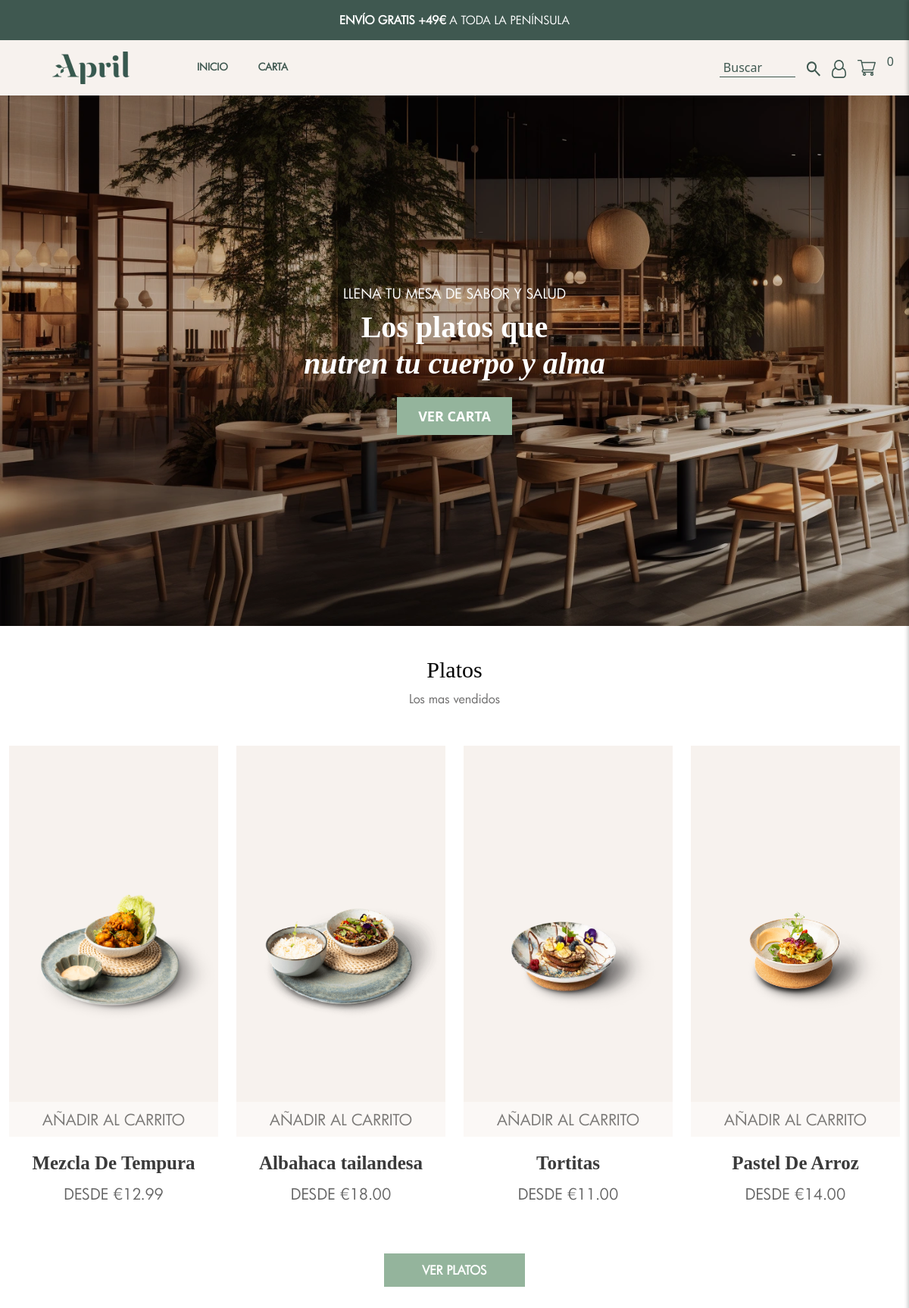
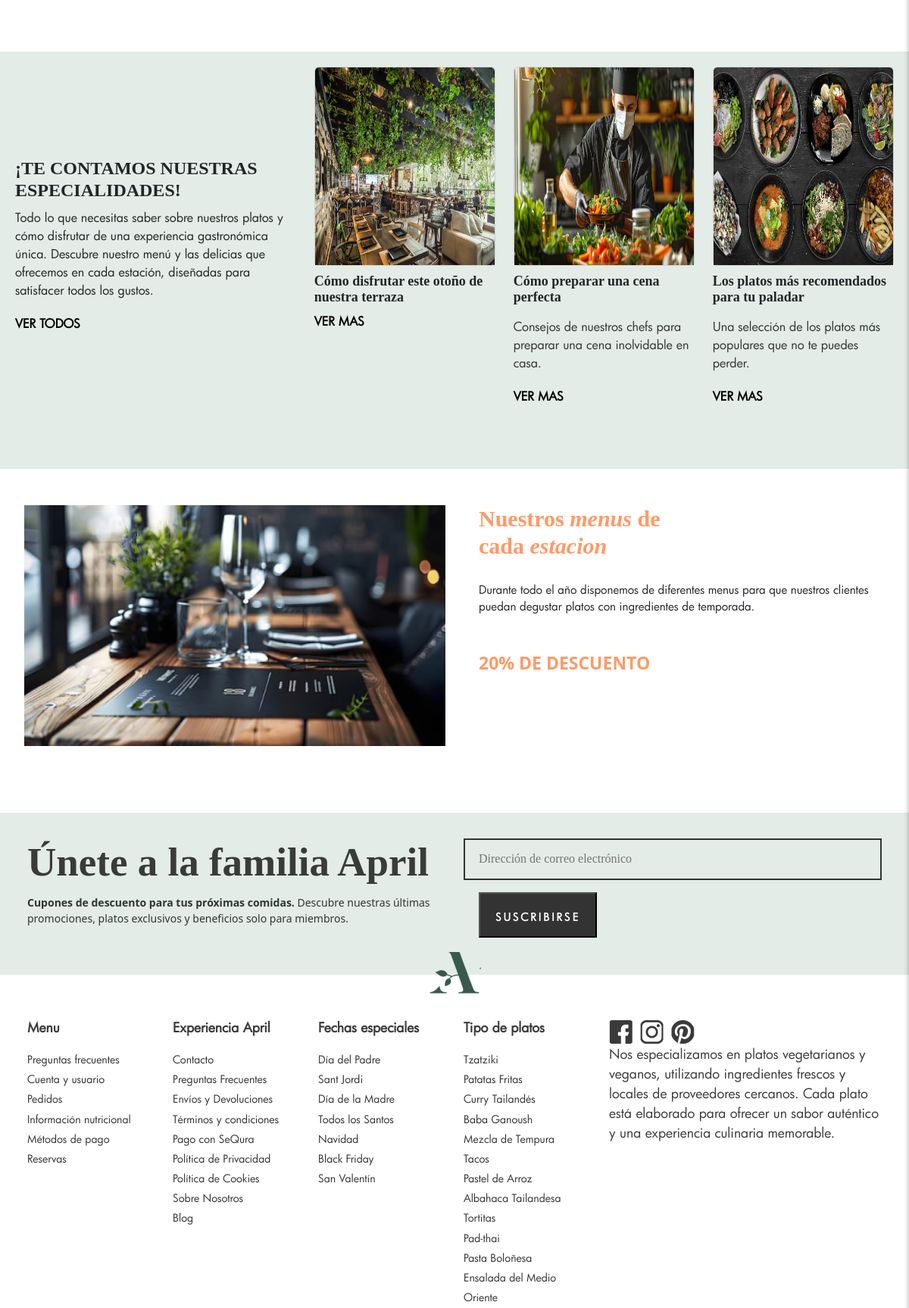
The page /?controller=home (upper part) on the database its author committed (2 pictures, top to bottom).
### tables this page shows
CREATE TABLE IF NOT EXISTS `Productos` (
  `ID_Producto` int NOT NULL AUTO_INCREMENT,
  `Nombre` varchar(100) NOT NULL,
  `Descripcion` text,
  `Precio` decimal(10,2) NOT NULL,
  `Imagen` varchar(255) DEFAULT NULL,
  `cantidad` int DEFAULT '1',
  PRIMARY KEY (`ID_Producto`)
);

### controller/homeController.php (called while the page is built, shortened)
<?php
include_once("model/PlatosDAO.php");
class homeController{
    public function index()
    {
        $productos = platosDAO::getAll();
        include_once 'view/header.php';
        include_once 'view/home.php';
        include_once 'view/footer.php';
    }
}

### model/platosDAO.php (called while the page is built, shortened)
<?php
class platosDAO {
    public static function getAll($id = "L"){
        $con = database::connect();
        $stmt = $con->prepare("SELECT * FROM Productos");
        $stmt->execute();
        $result = $stmt->get_result();
        $productos=[];
        while($producto = $result->fetch_object("Platos")){
            $productos[] = $producto;
        }
        return $productos;
    }
 }
?>

### model/productos.php (called while the page is built, shortened)
<?php
abstract class Productos{
    protected $Nombre;
    protected $Precio;
    protected $Imagen;
    public function getImagen()
    {
        return $this->Imagen;
    }
    public function getPrecio()
    {
        return $this->Precio;
    }
    public function getNombre()
    {
        return $this->Nombre;
    }
}
?>

### view/home.php (the view, shortened to what this page needs)
<!DOCTYPE html>
<html lang="en">
<head>
    <link href="https://cdn.jsdelivr.net/npm/bootstrap@5.3.3/dist/css/bootstrap.min.css" rel="stylesheet">
    <link rel="stylesheet" href="css/home.css">
</head>
<body>
    <main>
        <section class="banner">
            <div class="contenedor-banner">
                <h2>LLENA TU MESA DE SABOR Y SALUD</h2>
                <h1>Los platos que<br> <i>nutren tu cuerpo y alma</i></h1>
                <a href="?controller=producto&action=carta"><button><b>VER CARTA</b></button></a>
            </div>
        </section>
        <section class="seccion1-titulo">
            <h2>Platos</h2>
            <p>Los mas vendidos</p>
        </section>
        <section class="container-fluid">
            <div class="row">
                <?php
                $contador = 0;
                foreach ($productos as $producto) {
                    if ($contador >= 4) break;
                ?>
                    <div class="col-md-3">
                        <div class="plato-card text-center">
                            <img src="img/<?= $producto->getImagen(); ?>" class="plato-img" alt="<?= $producto->getNombre(); ?>">
                            <form action="?controller=home&action=addProducto" method="POST">
                                <button type="submit" class="btn-anadir">AÑADIR AL CARRITO</button>
                            </form>
                        </div>
                        <div class="texto-producto">
                            <h5><?= $producto->getNombre(); ?></h5>
                            <p>DESDE €<?=$producto->getPrecio(); ?></p>
                        </div>
                    </div>
                <?php
                    $contador++;
                }
                ?>
                <div class="text-center my-5">
                <a href="?controller=producto&action=carta"> <button class="btn-ver-platos"><b>VER PLATOS</b></button></a>
                </div>
            </div>
        </section>
        <section class="especialidades-seccion my-5">
            <div class="row">
                <div class="col-md-4 d-flex flex-column justify-content-center">
                    <h2>¡TE CONTAMOS NUESTRAS ESPECIALIDADES!</h2>
                    <p>Todo lo que necesitas saber sobre nuestros platos y cómo disfrutar de una experiencia gastronómica única. Descubre nuestro menú y las delicias que ofrecemos en cada estación, diseñadas para satisfacer todos los gustos.</p>
                    <a href="#" class="ver-todos">VER TODOS</a>
                </div>
                <div class="col-md-8">
                    <div class="row">
                        <div class="col-md-4 mb-4">
                            <div class="card">
                                <img src="img/Seccion2.1.webp" class="card-img-top correcionImagen" alt="Terraza">
                            </div>
                            <h5 class="especialidades-seccion-titulo">Cómo disfrutar este otoño de nuestra terraza</h5>
                            <a href="#" class="ver-mas">VER MAS</a>
                        </div>
                        <div class="col-md-4 mb-4">
                            <div class="card">
                                <img src="img/Seccion2.2.avif" class="card-img-top correcionImagen" alt="Cena Perfecta">
                            </div>
                            <h5 class="especialidades-seccion-titulo">Cómo preparar una cena perfecta</h5>
                            <p class="especialidades-seccion-texto">Consejos de nuestros chefs para preparar una cena inolvidable en casa.</p>
                            <a href="#" class="ver-mas">VER MAS</a>
                        </div>
                        <div class="col-md-4 mb-4">
                            <div class="card">
                                <img src="img/Seccion2.3.jpg" class="card-img-top correcionImagen" alt="Platos recomendados">
                            </div>
                            <h5 class="especialidades-seccion-titulo">Los platos más recomendados para tu paladar</h5>
                            <p class="especialidades-seccion-texto">Una selección de los platos más populares que no te puedes perder.</p>
                            <a href="#" class="ver-mas">VER MAS</a>
                        </div>
                    </div>
                </div>
            </div>
        </section>
        <section class="menu-seccion container-fluid my-5">
            <div class="row">
                <div class="col-md-6 d-flex flex-column justify-content-center">
                    <img class="menu-seccion-img" src="img/Seccion3.png">
                </div>
                <div class="col-md-6 d-flex flex-column">
                    <h2 class="menu-seccion-titulo">Nuestros <i>menus</i> de <br>cada <i>estacion</i></h2>
                    <p class="menu-seccion-subtitulo">Durante todo el año disponemos de diferentes menus para que nuestros clientes <br>puedan degustar platos con ingredientes de temporada.</p>
                    <p class="menu-seccion-descuento ">20% de descuento</p>
                </div>
        </section>
    </main>
</body>
</html>

### css/header.css (style rules this page uses)
body { margin: 0px; padding: 0px; box-sizing: border-box; overflow-x: hidden }

### css/home.css (style rules this page uses)
* { margin: 0; padding: 0; box-sizing: border-box; }
.banner { background-image: url("../img/Banner.webp"); color: white; text-align: center; background-size: cover; background-repeat: no-repeat; height: 700px; display: flex; justify-content: center; align-items: center; background-blend-mode: overlay; background-color: rgba(0, 0, 0, 0.2); }
.contenedor-banner { text-align: center; max-width: 80%; }
.contenedor-banner h2 { font-family: 'futura'; font-size: 18px; margin-bottom: 10px; }
.contenedor-banner h1 { font-family: 'AdobeCaslonPro'; font-size: 40px; line-height: 1.2; font-weight: bold; margin-bottom: 20px; }
.contenedor-banner button { background-color: #94B49C; color: white; font-size: 18px; padding: 10px 20px; border: none; cursor: pointer; width: 152px; height: 50px; }
.seccion1-titulo { text-align: center; margin-top: 40px; }
.seccion1-titulo h2 { font-size: 30px; color: #000000; font-family: 'AdobeCaslonPro'; }
.seccion1-titulo p { color: #333232; font-size: 18x; font-family: 'futura'; opacity: 70%; margin-bottom: 50px !important; }
.plato-card { background-color: #F7F2EE; padding: 150px 0px 150px; border-color: #F7F2EE; margin-bottom: 20px; position: relative; min-height: 400px; }
.plato-card form { position: absolute; bottom: 0px; width: 100%; }
.plato-img { width: 100%; height: auto; }
.btn-anadir { font-family: 'futura'; font-size: 20px; border: none; cursor: pointer; text-transform: uppercase; margin-top: 10px; padding: 8px 0; width: 100%; opacity: 50%; background-color: white; transition: background-color 600ms; }
.texto-producto { text-align: center; }
.texto-producto h5 { font-family: 'AdobeCaslonPro' !important; font-size: 25px ; font-weight: bold; color: #3a3a3a; margin: 0; }
.texto-producto p { font-family: 'futura' !important; font-size: 20px ; color: #000000; opacity: 60%; margin-top: 10px; }
.btn-ver-platos { background-color: #94B49C; color: white; font-family: 'futura'; font-size: 16px; padding: 10px 50px; border: none; cursor: pointer; text-transform: uppercase; }
.especialidades-seccion { background-color: #E3ECE6; padding: 20px 20px 60px 20px; }
.especialidades-seccion h2 { font-family: 'AdobeCaslonPro'; font-size: 24px; font-weight: bold; margin-bottom: 10px; }
.especialidades-seccion p { font-family: 'futura'; font-size: 16px; margin-bottom: 20px; }
.correcionImagen { width: 100%; height: auto; min-height: 260.33px; max-height: 230.33px; }
.ver-todos, .ver-mas { font-family: 'futura'; font-weight: bold; color: black; text-decoration: none; }
.especialidades-seccion-titulo { margin-top: 10px; font-family: 'AdobeCaslonPro'; font-size: 18px; font-weight: bold; }
.especialidades-seccion-texto { margin-top: 15px; font-family: 'futura'; font-size: 14px; color: #333333; }
.menu-seccion-titulo { font-family: 'AdobeCaslonPro'; font-size: 30px; color: #FF9966; font-weight: bold; margin-left: 20px; }
.menu-seccion-subtitulo { font-size: 15px; font-family: 'futura'; margin-top: 20px; margin-left: 20px; }
.menu-seccion-descuento { text-transform: uppercase; font-size: 23px; font-weight: bold; color: #FF9966; margin-top: 30px; margin-left: 20px }
.menu-seccion-img { margin-left: 20px; max-height: 380px; max-width: 680; height: 100%; margin-bottom: 20px; }

### rows shown on the page
productos: Imagen (picture), Nombre "Mezcla De Tempura", Precio "12.99"
productos: Imagen (picture), Nombre "Albahaca tailandesa", Precio "18.00"
productos: Imagen+Nombre (picture), Nombre "Tortitas", Precio "11.00"
productos: Imagen (picture), Nombre "Pastel De Arroz", Precio "14.00"
